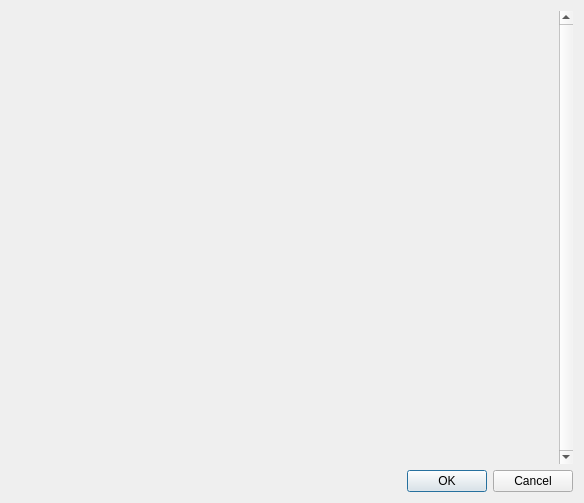
<?xml version="1.0" encoding="UTF-8"?>
<ui version="4.0">
 <class>Dialog</class>
 <widget class="QDialog" name="Dialog">
  <property name="geometry">
   <rect>
    <x>0</x>
    <y>0</y>
    <width>584</width>
    <height>503</height>
   </rect>
  </property>
  <property name="windowTitle">
   <string>Dialog</string>
  </property>
  <layout class="QGridLayout" name="gridLayout">
   <item row="1" column="1">
    <widget class="QDialogButtonBox" name="buttonbox">
     <property name="standardButtons">
      <set>QDialogButtonBox::Cancel|QDialogButtonBox::Ok</set>
     </property>
    </widget>
   </item>
   <item row="0" column="0" colspan="2">
    <widget class="QScrollArea" name="sca_settings">
     <property name="frameShape">
      <enum>QFrame::NoFrame</enum>
     </property>
     <property name="verticalScrollBarPolicy">
      <enum>Qt::ScrollBarAlwaysOn</enum>
     </property>
     <property name="horizontalScrollBarPolicy">
      <enum>Qt::ScrollBarAlwaysOff</enum>
     </property>
     <property name="widgetResizable">
      <bool>true</bool>
     </property>
     <widget class="QWidget" name="sca_settings_contents">
      <property name="geometry">
       <rect>
        <x>0</x>
        <y>0</y>
        <width>551</width>
        <height>452</height>
       </rect>
      </property>
      <layout class="QGridLayout" name="gridLayout_2"/>
     </widget>
    </widget>
   </item>
  </layout>
 </widget>
 <resources/>
 <connections/>
</ui>
